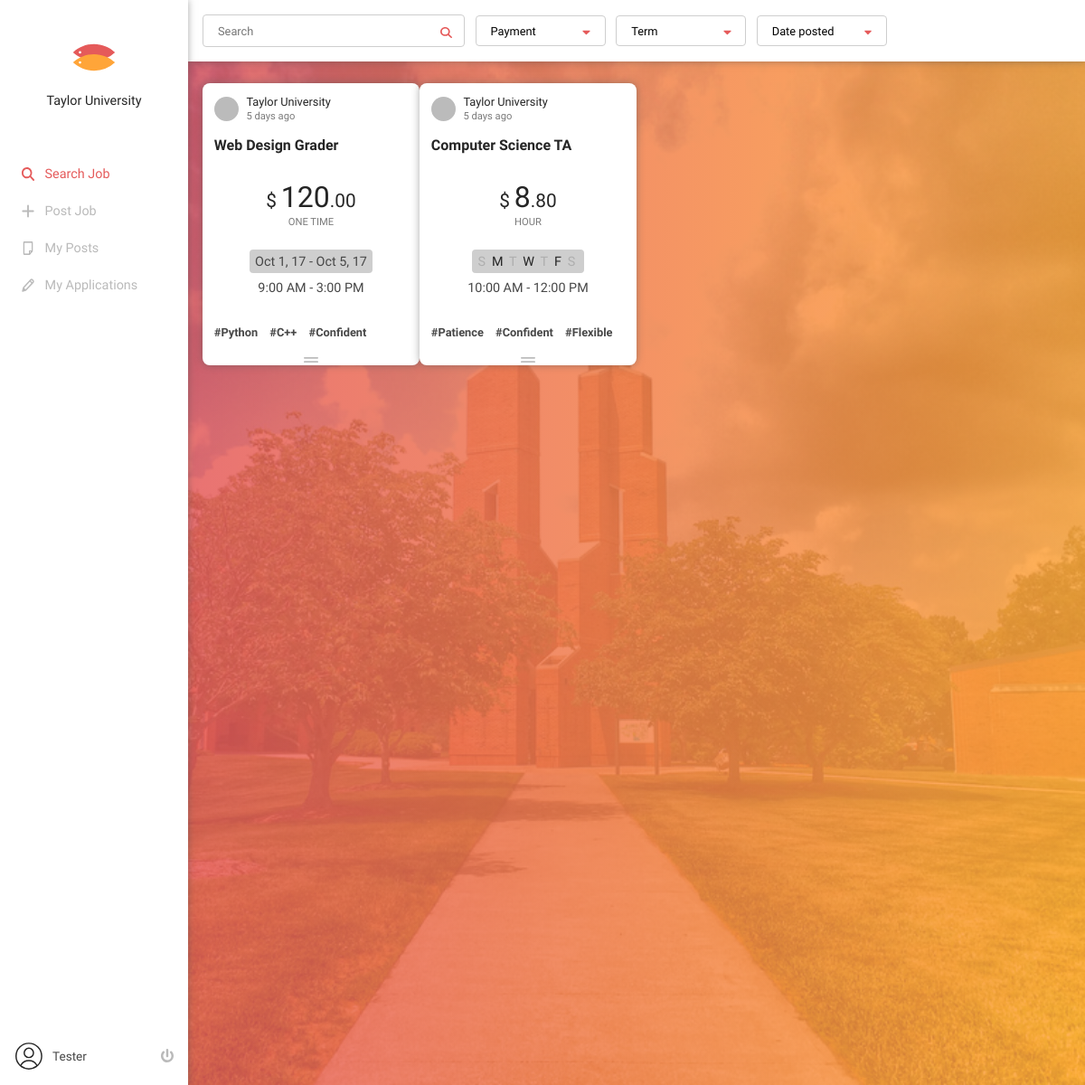
The app's page / (signed in) with its own data.
### tables this page shows
CREATE TABLE user
(
  id             INTEGER PRIMARY KEY, /* random */
  email          TEXT NOT NULL,
  password       TEXT NOT NULL,
  name           TEXT NOT NULL,
  gender         TEXT NULL,
  contact        TEXT NULL,
  date_of_birth  DATE NULL,
  is_campus      TEXT DEFAULT 'NO',
  is_registered  TEXT DEFAULT 'NO',
  created_at     DATETIME DEFAULT CURRENT_TIMESTAMP
);

CREATE TABLE job
(
  id             INTEGER PRIMARY KEY, /* random */
  user_id        INTEGER REFERENCES user (id),
  title          TEXT NOT NULL,
  description    TEXT NOT NULL,
  term           TEXT NOT NULL,
  start_date     DATE NULL,
  end_date       DATE NULL,
  start_time     TIME NULL,
  end_time       TIME NULL,
  day            TEXT NULL,
  money          INTEGER NOT NULL,
  every          TEXT NOT NULL,
  accepted       INTEGER REFERENCES application (id) DEFAULT 0,
  created_at     DATETIME DEFAULT CURRENT_TIMESTAMP
);

CREATE TABLE job_tag
(
  job_id         INTEGER REFERENCES job (id),
  tag_id         INTEGER REFERENCES tag (id),
  created_at     DATETIME DEFAULT CURRENT_TIMESTAMP,
  PRIMARY KEY (job_id, tag_id)
);

CREATE TABLE tag
(
  id              INTEGER PRIMARY KEY, /* random */
  description     TEXT NOT NULL,
  created_at     DATETIME DEFAULT CURRENT_TIMESTAMP
);

### fivetwo.py (the view)
@app.route('/', methods=["GET", "POST"])
def index():
    if not current_user.is_authenticated:
        return redirect(url_for('login'))
    if current_user.is_registered == 'NO':
        return redirect(url_for('sign_up'))
    jobs = db.jobs()
    outputs = []
    for j in jobs:
        job = {}
        job['id'] = j['id']
        job['user'] = {}
        job['user']['id'] = j['user_id']
        job['user']['name'] = db.user(j['user_id'])['name']
        job['title'] = j['title']
        job['date'] = j['created_at']
        job['description'] = j['description']
        job['term'] = j['term']
        if job['term'] == 'LONG':
            days = str(j['day']).split("/")
            job['day'] = days
        else:
            start_month = datetime.datetime.strptime(j['start_date'], '%Y-%m-%d').strftime("%b")
            start_day = int(datetime.datetime.strptime(j['start_date'], '%Y-%m-%d').strftime("%d"))
            start_year = datetime.datetime.strptime(j['start_date'], '%Y-%m-%d').strftime("%y")
            end_month = datetime.datetime.strptime(j['end_date'], '%Y-%m-%d').strftime("%b")
            end_day = int(datetime.datetime.strptime(j['end_date'], '%Y-%m-%d').strftime("%d"))
            end_year = datetime.datetime.strptime(j['end_date'], '%Y-%m-%d').strftime("%y")
            job['start_date'] = start_month+" "+str(start_day)+", "+start_year
            job['end_date'] = end_month+" "+str(end_day)+", "+end_year
        start_hour = int(datetime.datetime.strptime(j['start_time'], '%H:%M').strftime("%H"))
        start_minute = datetime.datetime.strptime(j['start_time'], '%H:%M').strftime("%M")
        start_ampm = "AM"
        end_hour = int(datetime.datetime.strptime(j['end_time'], '%H:%M').strftime("%H"))
        end_minute = datetime.datetime.strptime(j['end_time'], '%H:%M').strftime("%M")
        end_ampm = "AM"
        if start_hour == 12:
            start_ampm = "PM"
        elif start_hour > 12:
            start_hour -= 12
            start_ampm = "PM"
        if end_hour == 12:
            end_ampm = "PM"
        elif end_hour > 12:
            end_hour -= 12
            end_ampm = "PM"
        if start_ampm == end_ampm:
            job['start_time'] = str(start_hour) + ":" + start_minute
            job['end_time'] = str(end_hour) + ":" + end_minute + " " + end_ampm
        else:
            job['start_time'] = str(start_hour) + ":" + start_minute + " " + start_ampm
            job['end_time'] = str(end_hour) + ":" + end_minute + " " + end_ampm
        job['money'] = str(j['money'])
        job['every'] = j['every']
        tags = db.job_tags(job['id'])
        job['tags'] = tags
        outputs.append(job)
    return render_template('index.html', jobs=outputs)

### db.py (called while the page is built)
def connect_db():
    if not os.path.isfile(DB_PATH):
        raise RuntimeError("Can't find database file '{}'".format(DB_PATH))
    connection = sqlite3.connect(DB_PATH)
    connection.row_factory = sqlite3.Row
    return connection

def open_db_connection():
    g.db = connect_db()

def close_db_connection():
    db = getattr(g, 'db', None)
    if db is not None:
        db.close()

def user(id):
    u = g.db.execute('SELECT * FROM user WHERE id = ?', (id,)).fetchone()
    if u is None:
        return None
    if u['is_campus'] == 'YES':
        user = g.db.execute('SELECT * FROM user INNER JOIN user_campus ON user.id = user_campus.id WHERE user.id = ?', (id,)).fetchone()
    else:
        user = u
    return user

def user_info(email):
    u = g.db.execute('SELECT * FROM user WHERE email = ?', (email,)).fetchone()
    if u is None:
        return None
    if u['is_campus'] == 'YES':
        user = g.db.execute('SELECT * FROM user INNER JOIN user_campus ON user.id = user_campus.id WHERE user.id = ?', (u['id'],)).fetchone()
    else:
        user = u
    return user

def jobs():
    return g.db.execute('SELECT * FROM job WHERE accepted = 0 ORDER BY created_at DESC').fetchall()

def job_tags(job_id):
    return g.db.execute('SELECT * FROM job_tag INNER JOIN tag ON tag_id = tag.id WHERE job_id = ?', (job_id,)).fetchall()

### fivetwo.py (called while the page is built)
@app.before_request
def before():
    db.open_db_connection()

@app.teardown_request
def after(exception):
    db.close_db_connection()

@login_mgr.user_loader
def load_user(id):
    return User(id)

### templates/index.html (shortened to what this page needs)
{% extends 'base.html' %}
{% block content %}
<div id="div-search" class="shadow align--left">
    <input type="text" id="input-search" placeholder="Search"><img class="icon" alt="" src="/static/img/icon-search.svg">
    <select>
        <option selected disabled>Payment</option>
    </select><img class="icon" alt="" src="/static/img/icon-arrow-down.svg">
    <select>
        <option selected disabled>Term</option>
    </select><img class="icon" alt="" src="/static/img/icon-arrow-down.svg">
    <select>
        <option selected>Date posted</option>
    </select><img class="icon" alt="" src="/static/img/icon-arrow-down.svg">
</div>
<div id="jobs" class="align--left">
    {% for job in jobs %}<div class="div-job">
    <div class="job shadow">
        <a href="/job/{{ job['id'] }}">
        <div class="profile align--left">
            <div class="picture align--middle"></div>
            <div class="info align--middle">
                <div class="user font--main font--black align--left">{{ job['user']['name'] }}</div>
                <div class="date font--main align--left">5 days ago</div>
            </div>
        </div>
        <div class="title font--black align--left">{{ job['title'] }}</div>
        <div class="info align--center">
            <div class="wage font--main font--black align--center"><span class="dollar">$</span>{{ job['money'][:-2] }}<span class="cent">.{{ job['money'][-2:] }}</span></div>
            <div class="every font--main font--gray align--center">{{ job['every'] }}</div>
            <div class="day font--main">
                {% if job['term'] == 'LONG' %}
                    {% if job['day'][0] == '0' %}
                        <span>S</span>
                    {% else %}
                        <span class="work">S</span>
                    {% endif %}
                    {% if job['day'][1] == '0' %}
                        <span>M</span>
                    {% else %}
                        <span class="work">M</span>
                    {% endif %}
                    {% if job['day'][2] == '0' %}
                        <span>T</span>
                    {% else %}
                        <span class="work">T</span>
                    {% endif %}
                    {% if job['day'][3] == '0' %}
                        <span>W</span>
                    {% else %}
                        <span class="work">W</span>
                    {% endif %}
                    {% if job['day'][4] == '0' %}
                        <span>T</span>
                    {% else %}
                        <span class="work">T</span>
                    {% endif %}
                    {% if job['day'][5] == '0' %}
                        <span>F</span>
                    {% else %}
                        <span class="work">F</span>
                    {% endif %}
                    {% if job['day'][6] == '0' %}
                        <span>S</span>
                    {% else %}
                        <span class="work">S</span>
                    {% endif %}
                {% else %}
                    {% if job['start_date'] == job['end_date'] %}
                        {{ job['start_date'] }}
                    {% else %}
                        {{ job['start_date'] }} - {{ job['end_date'] }}
                    {% endif %}
                {% endif %}
            </div>
            <div class="time font--main">{{ job['start_time'] }} - {{ job['end_time'] }}</div>
        </div>
        <div class="tags">
            {% for tag in job['tags'] %}
                <div class="tag">#{{ tag['description'] }}</div>
            {% else %}
                <div class="tag">&nbsp;</div>
            {% endfor %}
        </div>
        <div class="align--center">
            <img class="button" alt="" src="/static/img/card-button.svg">
        </div>
    </a></div>
    </div>{% else %}
        <div>No jobs available.</div>
    {% endfor %}
</div>
{% endblock %}

### templates/base.html (shortened to what this page needs)
<!DOCTYPE html>
<html lang="en">
<head>
    <link rel="stylesheet" type="text/css" href="/static/css/animate.css">
    <link rel="stylesheet" type="text/css" href="/static/css/main.css?ver=1.0">
    <link rel="stylesheet" type="text/css" href="/static/css/job.css?ver=1.0">
    <link rel="stylesheet" type="text/css" href="/static/css/my.css?ver=1.0">
    <link rel="stylesheet" type="text/css" href="/static/css/login.css?ver=1.0">
    <link rel="stylesheet" type="text/css" href="/static/css/remodal.css">
    <link rel="stylesheet" type="text/css" href="/static/css/remodal-default-theme.css?ver=1.0">
    <link href="https://cdnjs.cloudflare.com/ajax/libs/font-awesome/4.2.0/css/font-awesome.css" rel="stylesheet">
</head>
<body class="animated fadeIn">
<header class="shadow">
    <section>
        <div class="align--middle align--center"><a href="{{ url_for('index') }}"><img id="logo" alt="52CO" src="/static/img/fivetwo.svg"></a></div>
        <div id="campus-name" class="font--black font--500 align--center">Taylor University</div>
    </section>
{% if login == True %}
    <style>
        body {
            grid-template-columns: 22rem 1fr !important;
        }
    </style>
    <section id="section-login" class="align--center">
        <div class="tag font--main align--left">Campus</div>
        <a href="/cas/login"><button class="submit" type="button">Log In as Student/Faculty</button></a>
        <div class="tag font--main align--left" id="tag-community">Community</div>
        <form method="POST">
        {{ login_form.csrf_token }}
        {{ login_form.email(placeholder="Email Address") }}<br>
        {{ login_form.password(placeholder="Password") }}<br>
        {{ login_form.login_submit() }}
        </form>
    </section>
    <section class="align--left align--vertical">
        &copy; 2017
    </section>
{% else %}
    <section>
        <a href="{{ url_for('index') }}"><div class="menu" id="menu-search"><img alt="" src="/static/img/icon-search-gray.svg">Search Job</div></a>
        <a href="{{ url_for('new') }}"><div class="menu" id="menu-new"><img alt="" src="/static/img/icon-add-gray.svg">Post Job</div></a>
        <a href="{{ url_for('posts') }}"><div class="menu" id="menu-posts"><img alt="" src="/static/img/icon-jobs-gray.svg">My Posts</div></a>
        <a href="{{ url_for('applications') }}"><div class="menu" id="menu-applications"><img alt="" src="/static/img/icon-edit-gray.svg">My Applications</div></a>
    </section>
    <section class="align--left align--vertical">
        <div id="profile" class="align--left">
            <a href="{{ url_for('profile') }}">
            <img id="profile-picture" alt="PROFILE" src="/static/img/profile.svg">
            <div id="user-name" class="font--main font--500 align--middle">{{ current_user.name }}</div>
            </a>
            <a href="{{ url_for('logout') }}">
            <img id="sign-out" alt="Sign Out" src="/static/img/power.svg">
            </a>
        </div>
    </section>
{% endif %}
</header>
<div id="page" class="align--center">
{% block content %}
{% endblock %}
</div>
</body>
</html>

### records on screen
user: name "Tester"
job: user.name "Taylor University", title "Web Design Grader", money "120", money "00", every "ONE TIME", start_date "Oct 1, 17", end_date "Oct 5, 17", start_time "9:00 AM", end_time "3:00 PM"
job_tag: description "Python"
job_tag: description "C++"
job_tag: description "Confident"
job: user.name "Taylor University", title "Computer Science TA", money "8", money "80", every "HOUR", term "S", start_time "10:00 AM", end_time "12:00 PM"
job_tag: description "Patience"
job_tag: description "Confident"
job_tag: description "Flexible"
